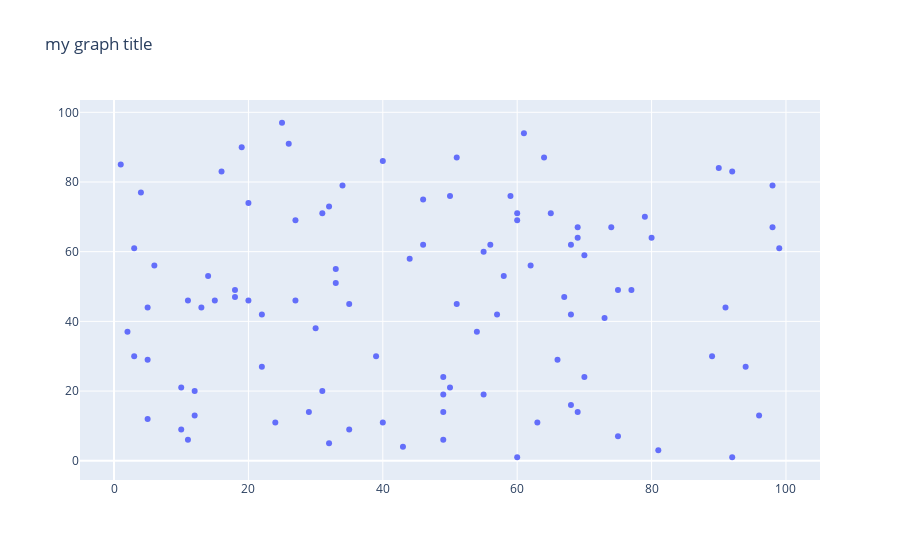

Notebook cell for this chart:
### Code cell
fig.show()

### Figure 1 — Plotly figure (JSON) as saved in the notebook; plotly's stock layout.template omitted (floating-point values rounded to 4 significant figures)
{"data": [{"mode": "markers", "type": "scatter", "x": [68, 73, 60, 30, 75, 11, 2, 20, 61, 57, 24, 27, 26, 20, 3, 40, 40, 68, 29, 3, 63, 25, 1, 67, 50, 92, 91, 11, 10, 18, 27, 33, 33, 46, 10, 68, 16, 6, 75, 96, 54, 43, 31, 59, 51, 34, 77, 79, 58, 90, 56, 4, 74, 14, 44, 62, 5, 12, 15, 70, 64, 70, 32, 69, 13, 35, 66, 55, 69, 22, 69, 99, 65, 98, 80, 5, 32, 49, 49, 81, 12, 60, 50, 39, 46, 31, 55, 18, 98, 51, 35, 92, 49, 5, 49, 22, 89, 94, 60, 19], "y": [16, 41, 1, 38, 49, 46, 37, 46, 94, 42, 11, 46, 91, 74, 61, 86, 11, 62, 14, 30, 11, 97, 85, 47, 21, 1, 44, 6, 9, 47, 69, 55, 51, 62, 21, 42, 83, 56, 7, 13, 37, 4, 20, 76, 45, 79, 49, 70, 53, 84, 62, 77, 67, 53, 58, 56, 29, 13, 46, 59, 87, 24, 5, 64, 44, 45, 29, 60, 67, 42, 14, 61, 71, 79, 64, 44, 73, 14, 6, 3, 20, 71, 76, 30, 75, 71, 19, 49, 67, 87, 9, 83, 24, 12, 19, 27, 30, 27, 69, 90]}], "layout": {"hovermode": "closest", "title": {"text": "my graph title"}}}
